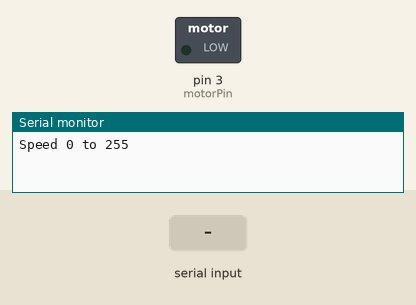
The sketch below on a simulated Arduino Uno, built with avr-gcc and run on an emulated ATmega328P. Parts: switched loads named in the sketch (green lamp = pin HIGH), the last lines printed to the serial monitor. The test bench sets the inputs (shaded band).

Above: at 1.2 s.
1.3 s: "90,45\n" received over Serial
At 1.8 s:
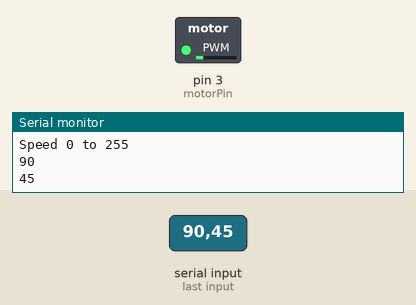
3.8 s: "30,150\n" received over Serial
At 4.6 s:
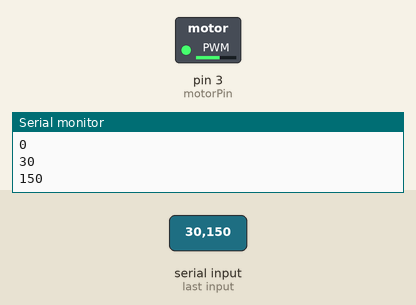
6.3 s: "200\n" received over Serial
At 6.7 s:
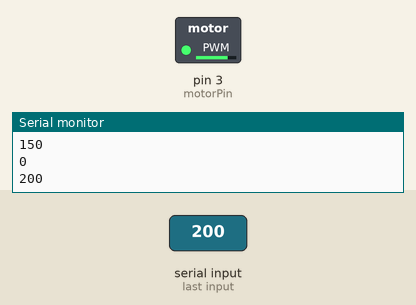
Timing chart, 0 to 9.3 s (numbered marks = the images above; inputs shaded):
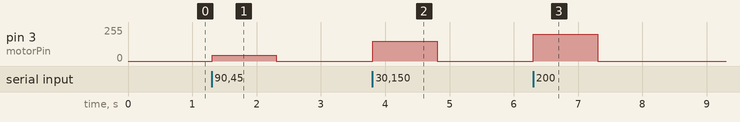

The sketch:

motortest.ino.ino
```cpp
int motorPin = 3;

void setup()
{
  pinMode(motorPin, OUTPUT);
  Serial.begin(9600);
  while(! Serial);
  Serial.println("Speed 0 to 255");
}

void loop()
{
  if(Serial.available())
  {
    int speed = Serial.parseInt();
    if(speed >= 0 && speed <= 255)
    {
      Serial.println(String(speed));
      analogWrite(motorPin, speed);
    }
  }
}
```

Measured:
- after the input at 1.3 s, pin 3 (motorPin): 0/255 → 45/255 at once, → 0/255 1.0 s later
- after the input at 3.8 s, pin 3 (motorPin): 0/255 → 150/255 at once, → 0/255 1.0 s later
- after the input at 6.3 s, pin 3 (motorPin): 0/255 → 200/255 at once, → 0/255 1.0 s later
